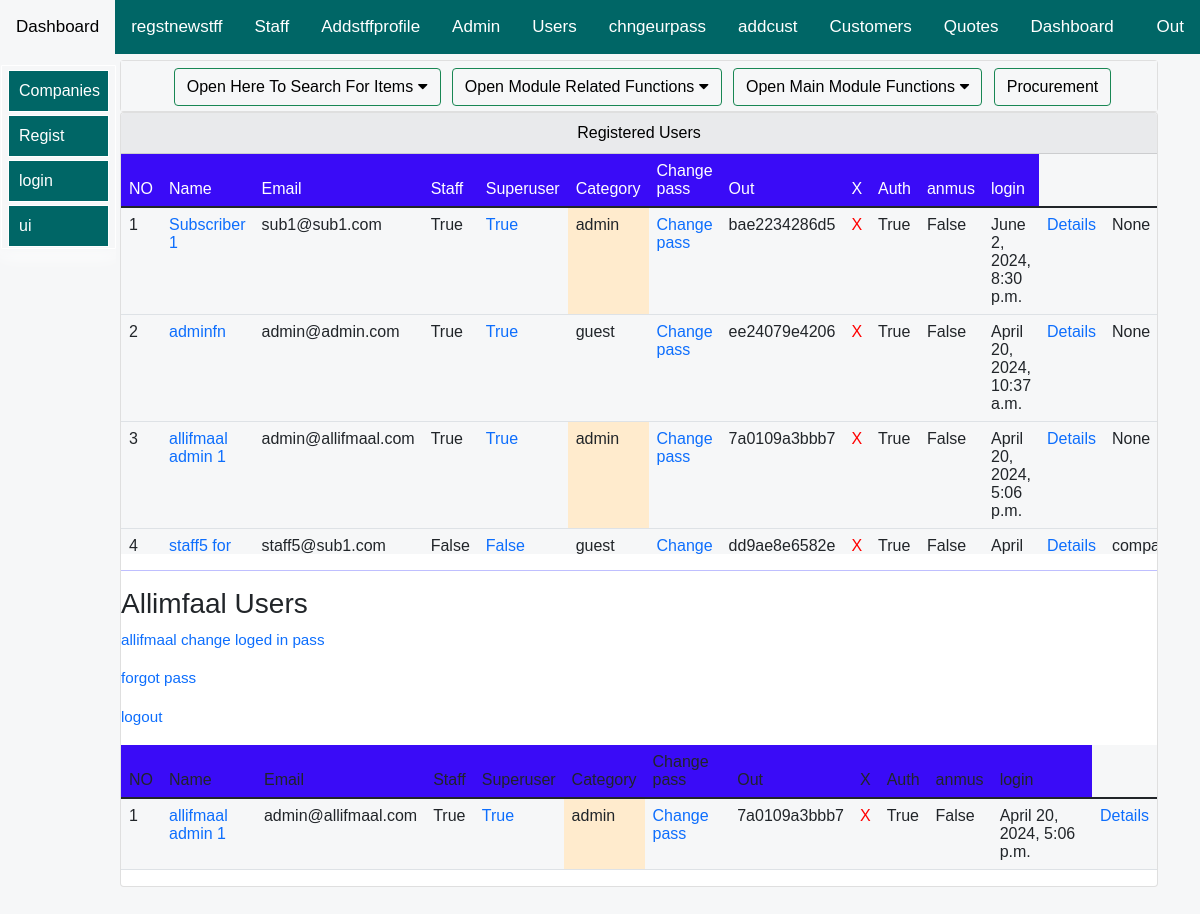
/allifmaal-erp/subscriptions/Registered/System/Users/ (signed in), run on an earlier commit of the app's database.
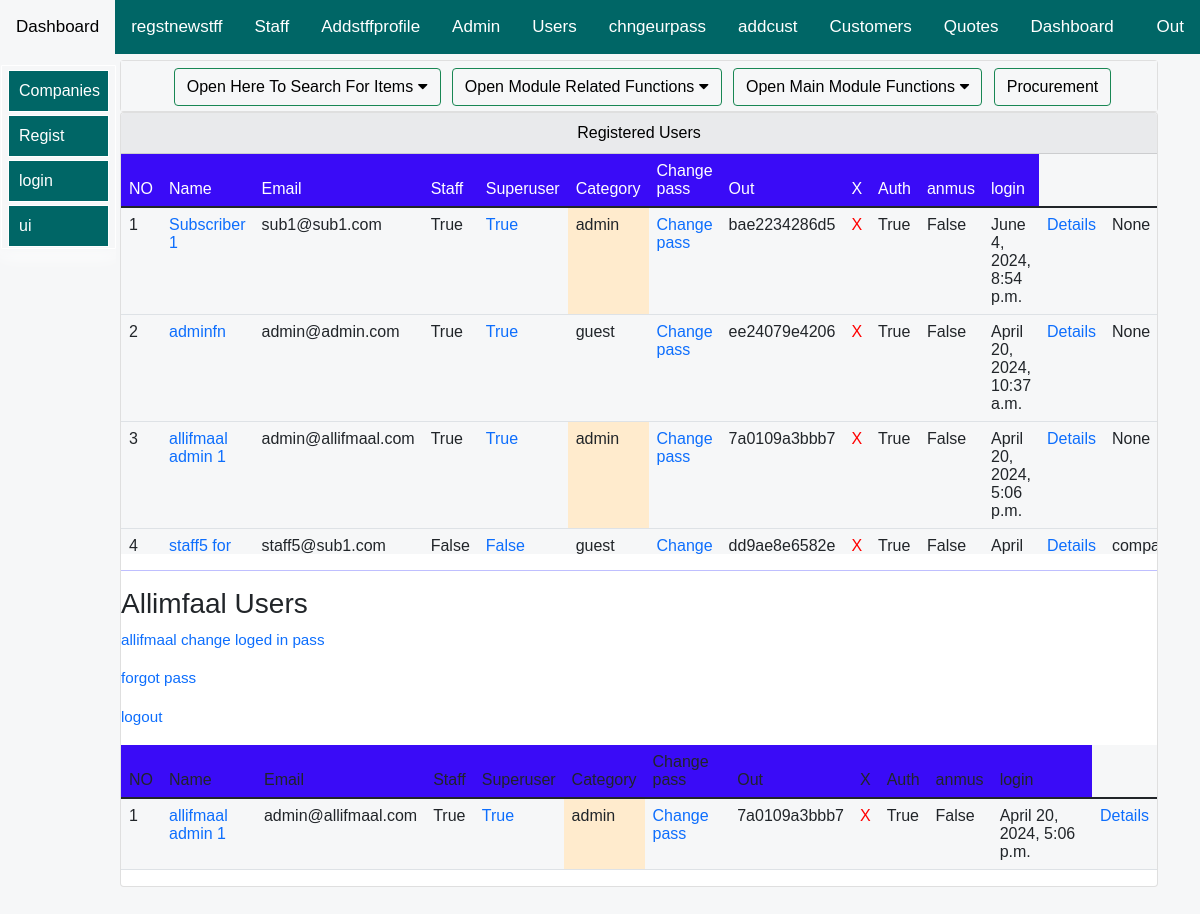
And on a later commit of the database.
### allifmaalusersapp/models.py (models this page shows, shortened)
class User(AbstractUser):# this is for creating new user... the fields are below and those from parent class
    user_level= [
    ('admin','admin'),
    ('staff', 'staff'),
    ('guest', 'guest'),
    ]
    USERNAME_FIELD = 'email'
    username = models.CharField(max_length=255, null=True,blank=True)
    email = models.EmailField(('email address'), unique=True) # changes email to unique and blank to false
    first_name= models.CharField(max_length=255, null=True,blank=False)
    last_name= models.CharField(max_length=255, null=True,blank=False)
    REQUIRED_FIELDS = ['username','first_name','last_name'] # removes email from REQUIRED_FIELDS
    user_category= models.CharField(choices=user_level, default='guest', max_length=100,null=True,blank=True)
    customuserslug= models.SlugField(max_length=500, unique=True, blank=True, null=True)
    randomfield=models.CharField(max_length=255, null=True,blank=True)
    secret_unique_id= models.CharField(null=True, blank=True, max_length=100)
    customurlslug= models.SlugField(max_length=500, unique=True, blank=True, null=True)
    url_unique_id= models.CharField(null=True, blank=True, max_length=100)
    usercompany= models.CharField(max_length=500, blank=True, null=True)
    def __str__(self):
        return self.email

### allifapp/views.py (the view)
# urls.py: path('Registered/System/Users/', views.registeredSystemUsers, name="registeredSystemUsers"),
def registeredSystemUsers(request):
    if request.user.is_authenticated:
        title="List of Registered Users"
        users=User.objects.all()
        allifmaalusers=AllifmaalUsersModel.objects.all()
        for user in users:
            print(f"caterorrrrrrrrrrr{user.user_category}")
        logged_user=request.user
        if logged_user!=None:
            user_cat=logged_user.user_category
            print(user_cat)
        context={
            "users":users,
            "user_cat":user_cat,
            "title":title,
            "allifmaalusers":allifmaalusers,
        }
        return render(request,'allifapp/users/users.html',context)
    else:
        return redirect('allifmaalusersapp:userLoginPage')

### allifapp/templates/allifapp/users/users.html (shortened to what the changed rows need)
{% extends 'allifapp/bases/subsbase.html'%}
{% load static %}
{% load crispy_forms_tags %}
{% load humanize %}
   {% block body %}
<div class="container">
    <div class="row mt-12" >
            <div class="col-md-12">
                <div class="card">
                <div class="AllifTableFixedHeader Allifmaal-scroll-table">
                    <table class="table table-layout">
                      <thead >
                        <tr class="allif-table-header-row">
                            <td>NO</td>
                            <td>Name</td>
                            <td>Email</td>
                            <td>Staff</td>
                            <td>Superuser</td>
                            <td>Category</td>
                            <td>Change pass</td>
                            <td>Out</td>
                            <td>X</td>
                            <td>Auth</td>
                            <td>anmus</td>
                            <td>login</td>
                        </tr>
                      </thead>
                      <tbody>
                        {% for items in users %}
            <tr>
            <td>
                {{forloop.counter}}
            </td>
                <td >
                    <a href="{% url 'allifmaalusersapp:editUserDetailsByAdmin' items.customuserslug %}">
                      {{items.first_name}}
                    </a>
                </td>
                <td>{{items.email}}</td>
                <td> {{items.is_staff}}</td>
                <td> <a href="{% url 'allifmaalusersapp:changeUserToSupperuserByAdmin' items.customuserslug %}">
                    {{items.is_superuser}}
                    </a>
                </td>
                {% if items.user_category == 'admin' %}
                <td style="background-color: blanchedalmond;"> {{items.user_category}}</td>
                {% else %}
                <td> {{items.user_category}}</td>
                {% endif %}
                <td> <a href="{% url 'allifmaalusersapp:changeUserPasswordByAdmin' items.customuserslug %}">
                 Change pass
                  </a>
              </td>
             <td>{{items.customuserslug}}</td>
                <td>
                    {% if user_cat == 'superuser' or user_cat == 'admin' %}
                    <a href="{% url 'allifmaalusersapp:DeleteUserByAdmin' items.customuserslug %}" style="color: red;">X</a>
                    {% else %}
                X
                {% endif %}
                </td>
                <td>
                  {{items.is_authenticated}}
                </td>
                <td>
                  {{items.is_anonymous}}
                </td>
                <td>
                  {{items.last_login}}
                </td>
                <td> <a href="{% url 'allifapp:registeredSystemUserDetails' items.customuserslug %}">
                  Details
                   </a>
               </td>
               <td>
                {{items.usercompany}}
               </td>
            </tr>
            {% endfor %}
                      </tbody>
                    </table>
                  </div>
                  <table class="table table-layout">
                    <thead >
                      <tr class="allif-table-header-row">
                          <td>NO</td>
                          <td>Name</td>
                          <td>Email</td>
                          <td>Staff</td>
                          <td>Superuser</td>
                          <td>Category</td>
                          <td>Change pass</td>
                          <td>Out</td>
                          <td>X</td>
                          <td>Auth</td>
                          <td>anmus</td>
                          <td>login</td>
                      </tr>
                    </thead>
                  </table>
                </div></div>
              </div>
</div>
   {% endblock %}

What changed in the data, as far as the page shows it:
changed User "Subscriber 1": last_login "June 2, 2024, 8:30 p.m." → "June 4, 2024, 8:54 p.m."
